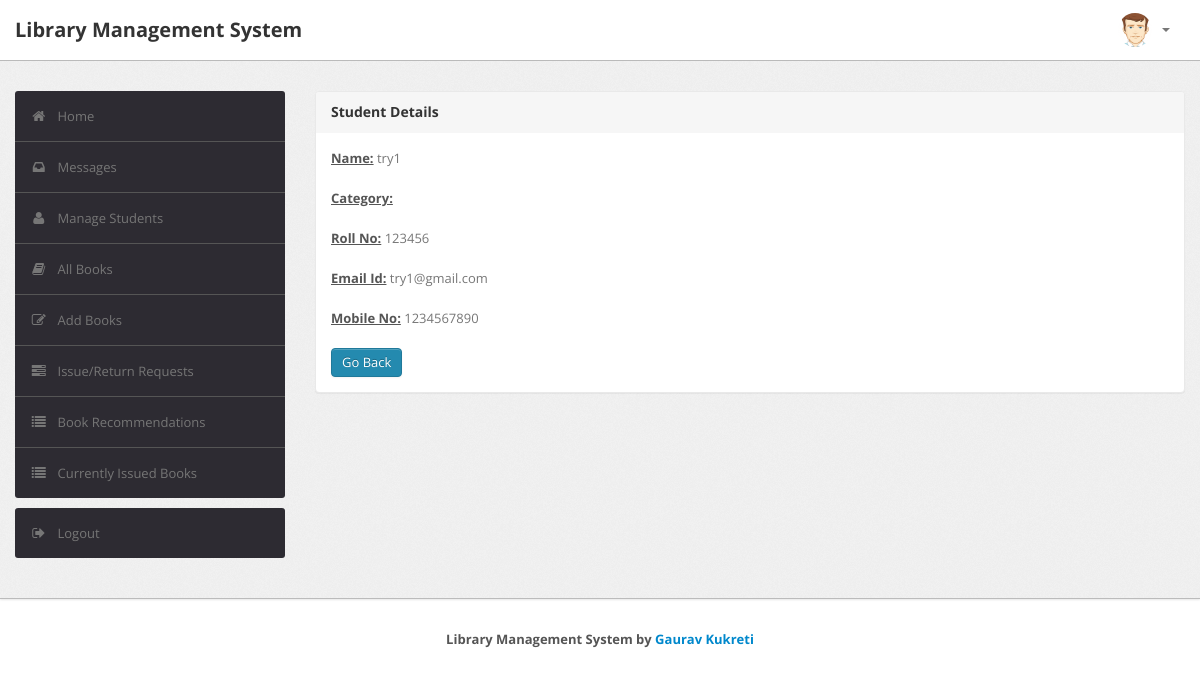
Page /admin/studentdetails.php?id=123456 (signed in) on the committed database.
### tables this page shows
CREATE TABLE `user` (
  `RollNo` varchar(50) NOT NULL,
  `Name` varchar(50) DEFAULT NULL,
  `Type` varchar(50) DEFAULT NULL,
  `EmailId` varchar(50) DEFAULT NULL,
  `MobNo` bigint(11) DEFAULT NULL,
  `Password` varchar(50) DEFAULT NULL
);

### admin/studentdetails.php (the view, shortened to what this page needs)
<?php
require('dbconn.php');
?>
<?php
if ($_SESSION['RollNo']) {
    ?>
    <!DOCTYPE html>
    <html lang="en">
    <head>
        <link type="text/css" href="bootstrap/css/bootstrap.min.css" rel="stylesheet">
        <link type="text/css" href="bootstrap/css/bootstrap-responsive.min.css" rel="stylesheet">
        <link type="text/css" href="css/theme.css" rel="stylesheet">
        <link type="text/css" href="images/icons/css/font-awesome.css" rel="stylesheet">
    </head>
    <body>
        <div class="navbar navbar-fixed-top">
            <div class="navbar-inner">
                <div class="container">
                        <a class="brand" href="index.php">Library Management System
                    </a>
                    <div class="nav-collapse collapse navbar-inverse-collapse">
                        <ul class="nav pull-right">
                            <li class="nav-user dropdown"><a href="#" class="dropdown-toggle" data-toggle="dropdown">
                                    <img src="images/user.png" class="nav-avatar" />
                                    <b class="caret"></b></a>
                            </li>
                        </ul>
                    </div>
                </div>
            </div>
        </div>
        <div class="wrapper">
            <div class="container">
                <div class="row">
                    <div class="span3">
                        <div class="sidebar">
                            <ul class="widget widget-menu unstyled">
                                <li class="active"><a href="index.php"><i class="menu-icon icon-home"></i>Home
                                    </a></li>
                                <li><a href="message.php"><i class="menu-icon icon-inbox"></i>Messages</a>
                                </li>
                                <li><a href="student.php"><i class="menu-icon icon-user"></i>Manage Students </a>
                                </li>
                                <li><a href="book.php"><i class="menu-icon icon-book"></i>All Books </a></li>
                                <li><a href="addbook.php"><i class="menu-icon icon-edit"></i>Add Books </a></li>
                                <li><a href="requests.php"><i class="menu-icon icon-tasks"></i>Issue/Return Requests </a>
                                </li>
                                <li><a href="recommendations.php"><i class="menu-icon icon-list"></i>Book Recommendations
                                    </a></li>
                                <li><a href="current.php"><i class="menu-icon icon-list"></i>Currently Issued Books </a>
                                </li>
                            </ul>
                            <ul class="widget widget-menu unstyled">
                                <li><a href="logout.php"><i class="menu-icon icon-signout"></i>Logout </a></li>
                            </ul>
                        </div>
                    </div>
                    <div class="span9">
                        <div class="content">
                            <div class="module">
                                <div class="module-head">
                                    <h3>Student Details</h3>
                                </div>
                                <div class="module-body">
                                    <?php
                                    $rno = $_GET['id'];
                                    $sql = "select * from lms.user where RollNo='$rno'";
                                    $result = $conn->query($sql);
                                    $row = $result->fetch_assoc();
                                    $name = $row['Name'];
                                    $category = $row['Category'];
                                    $email = $row['EmailId'];
                                    $mobno = $row['MobNo'];
                                    echo "<b><u>Name:</u></b> " . $name . "<br><br>";
                                    echo "<b><u>Category:</u></b> " . $category . "<br><br>";
                                    echo "<b><u>Roll No:</u></b> " . $rno . "<br><br>";
                                    echo "<b><u>Email Id:</u></b> " . $email . "<br><br>";
                                    echo "<b><u>Mobile No:</u></b> " . $mobno . "<br><br>";
                                    ?>
                                    <a href="student.php" class="btn btn-primary">Go Back</a>
                                </div>
                            </div>
                        </div>
                    </div>
                </div>
            </div>
        </div>
        <div class="footer">
            <div class="container" style="display: flex; justify-content: center; align-items: center;">
                <b>Library Management System by <a target="_blank" href="https://github.com/GauravKukreti">Gaurav
                        Kukreti</a></b>
            </div>
        </div>
    </body>
    </html>
<?php } else {
    echo "<script type='text/javascript'>alert('Access Denied!!!')</script>";
} ?>

### admin/css/theme.css (style rules this page uses)
body { font-size: 13px; font-family: 'Open Sans', Arial, sans-serif; background: #fff; color: #777 }
h1, h2, h3, h4, h5, h6 { color: #333; margin-top: 0 }
h3 { font-size: 20px }
strong, b { color: #555 }
.wrapper { background: url(../images/bg.png) #eee; border-bottom: 1px solid #bbb; -webkit-box-shadow: 0 1px 2px rgba(0,0,0,0.1); -moz-box-shadow: 0 1px 2px rgba(0,0,0,0.1); box-shadow: 0 1px 2px rgba(0,0,0,0.1); padding: 30px 0 }
.footer { color: #999; padding: 30px 0 60px }
body [class^="icon-"], body [class*=" icon-"] { font-size: 14px; line-height: 20px; height: 20px }
.module { background: #fff; -webkit-border-radius: 3px; -moz-border-radius: 3px; border-radius: 3px; border: 1px solid #ccc; border-bottom-color: #bbb; -webkit-box-shadow: 0 0 1px rgba(0,0,0,0.2); -moz-box-shadow: 0 0 1px rgba(0,0,0,0.2); box-shadow: 0 0 1px rgba(0,0,0,0.2); margin-bottom: 30px }
.navbar { position: static!important; margin: 0!important }
.navbar .navbar-inner { background: #fff; border-bottom: 1px solid #bbb; -webkit-box-shadow: 0 1px 2px rgba(0,0,0,0.15); -moz-box-shadow: 0 1px 2px rgba(0,0,0,0.15); box-shadow: 0 1px 2px rgba(0,0,0,0.15) }
.navbar .brand { color: #333; font-weight: bold; font-size: 20px; margin-right: 20px; padding: 20px }
.navbar .nav>li>a { padding: 20px 15px; font-weight: bold; color: #777 }
.nav-user>a { height: 20px }
.nav-avatar { width: 34px; height: 34px; margin: -7px 5px 0 0; -webkit-border-radius: 50%; -moz-border-radius: 50%; border-radius: 50% }
.btn, .btn-box { -webkit-border-radius: 3px; -moz-border-radius: 3px; border-radius: 3px }
.btn { font-size: 13px; font-weight: 600 }
.btn { display: inline-block; margin-bottom: 0; font-weight: 400; text-align: center; vertical-align: middle; cursor: pointer; background-image: none; border: 1px solid transparent; white-space: nowrap; padding: 4px 10px; font-size: 13px; line-height: 1.42857; border-radius: 4px; -webkit-user-select: none; -moz-user-select: none; -ms-user-select: none; user-select: none }
.btn-primary { color: #fff; background-color: #248aaf; border-color: #20799a }
.widget-menu { background: #fff; -webkit-border-radius: 3px; -moz-border-radius: 3px; border-radius: 3px; overflow: hidden }
.widget-menu a { color: #555; display: block; line-height: 20px; padding: 15px; text-decoration: none!important }
.widget-menu .menu-icon { margin-right: 10px; color: #767676; -webkit-transition: all .2s ease-in-out; -moz-transition: all .2s ease-in-out; transition: all .2s ease-in-out; }
.widget-menu>li+li { border-top: 1px solid #555 }
.widget-menu>li>a { background-color: #2d2b32; color: #767676; -webkit-transition: all .2s ease-in-out; -moz-transition: all .2s ease-in-out; transition: all .2s ease-in-out; }
.module { box-shadow: 0 0 3px rgba(0,0,0,.1); border-color: #e9e9e9; margin-bottom: 20px; background-color: #fff; border-radius: 4px; -webkit-box-shadow: 0 1px 1px rgba(0,0,0,.05); box-shadow: 0 1px 1px rgba(0,0,0,.05); }
.module-head { color: #767676; background-color: #f6f6f6; border-color: #e9e9e9; padding: 10px 15px; border-bottom: 1px solid transparent; border-top-right-radius: 3px; border-top-left-radius: 3px; }
.module-head h3 { font-size: 14px; line-height: 20px; height: 20px; margin: 0 }
.module-body { padding: 15px }

### rows in the picture
user: Name "try1", EmailId "try1@gmail.com", MobNo "1234567890"

### other values in the picture
$rno "123456"
